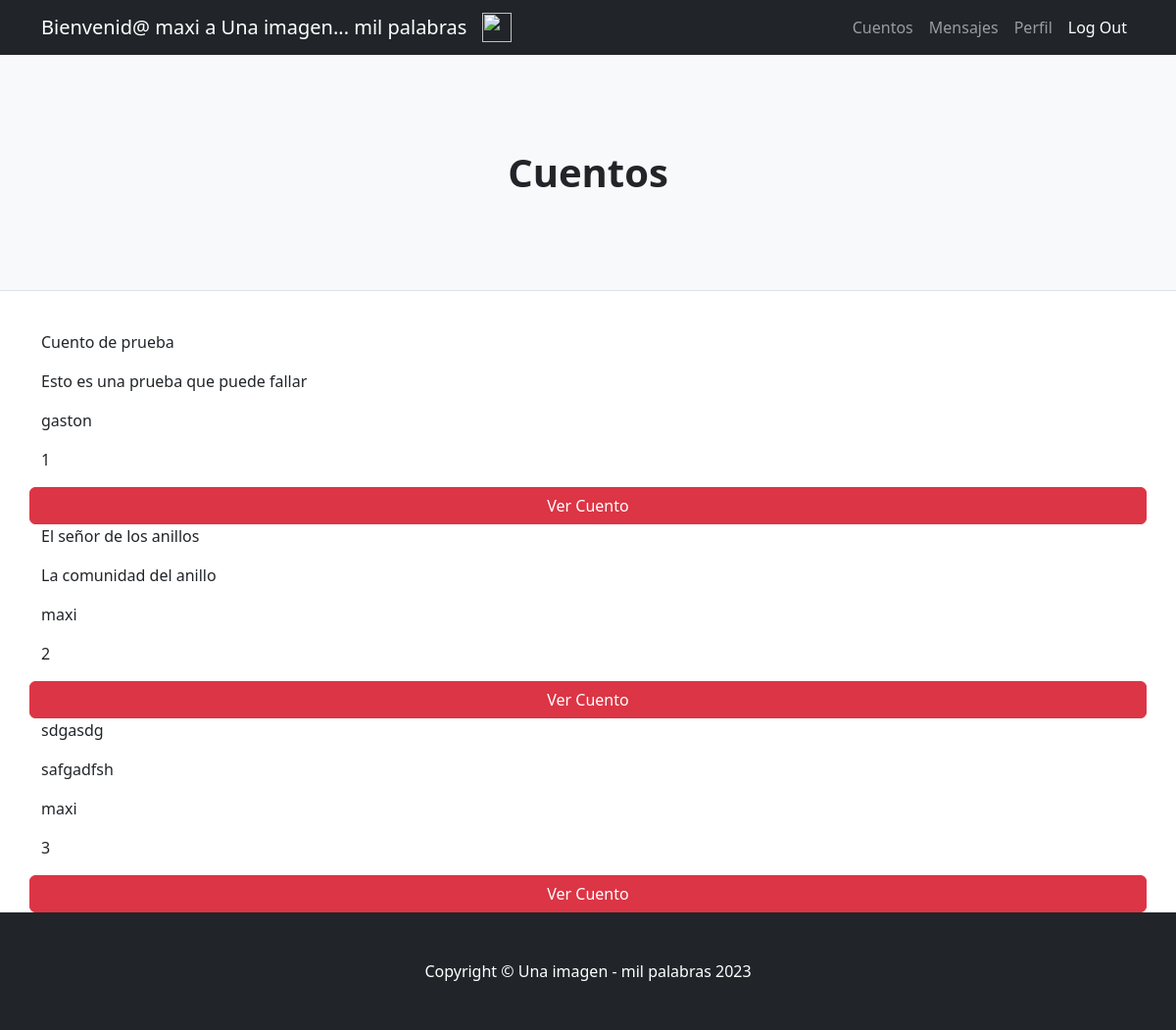
/AppCuentos/ (signed in), run on an earlier commit of the app's database.
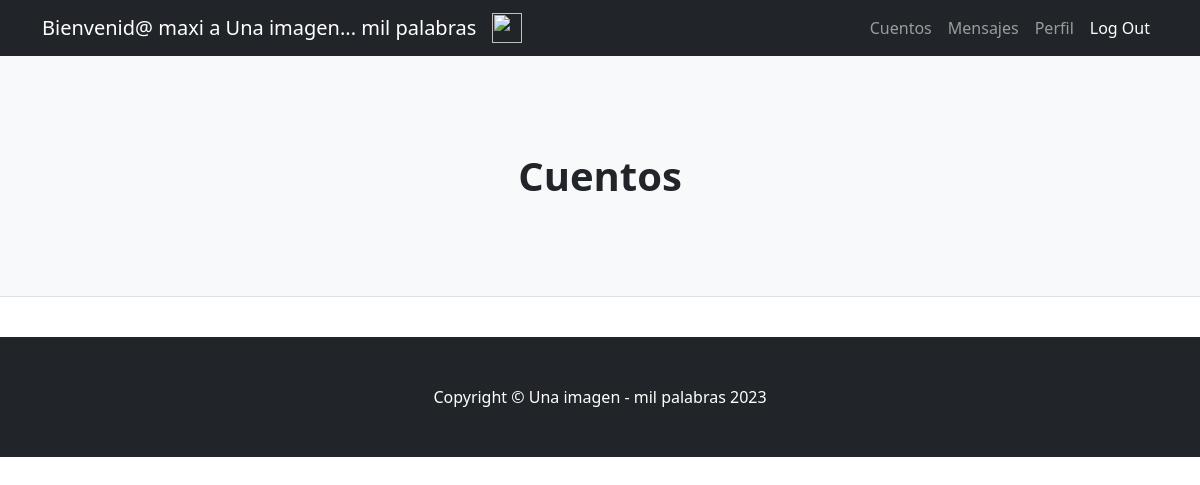
And on a later commit of the database.
### AppCuentos/models.py (models this page shows, shortened)
class Cuento(models.Model):
    fecha=models.DateField()
    categoria=models.CharField(max_length=20)
    titulo=models.CharField(max_length=50, unique=True)
    subtitulo=models.CharField(max_length=100)
    cuerpo=models.CharField(max_length=100000)
    autor=models.ForeignKey(User, on_delete=models.CASCADE)
    foto=models.ImageField(upload_to="fotos") #Hay que ponerlo en la carpeta media como el de avatars

### AppCuentos/views.py (the view)
# urls.py: path("", inicioCuentos, name="inicioCuentos"),
def inicioCuentos(request):
    cuentos=Cuento.objects.all()
    return render(request,"AppCuentos/inicioCuentos.html", {'cuentos':cuentos})

### AppCuentos/templates/AppCuentos/inicioCuentos.html (shortened to what this page needs)
{% extends "AppUsuarios/padre.html" %}
{% load static %}
{% block titulo %}
<h1 class="fw-bolder">Cuentos</h1>
{% endblock %}
{% block cuerpo %}
<body>
    {% for cuento in cuentos %}
    <p>{{ cuento.titulo }}</p>
    <p>{{ cuento.subtitulo }}</p>
    <p>{{ cuento.autor }}</p>
    <p>{{ cuento.id }}</p>
    <a class="btn btn-danger" href="{% url 'verCuento'  cuento.id  %}">Ver Cuento </a>
    {% endfor %}
</body>
{% endblock %}

What changed in the data, as far as the page shows it:
removed Cuento: titulo "Cuento de prueba", subtitulo "Esto es una prueba que puede fallar", autor "gaston", id "1"
removed Cuento: titulo "El señor de los anillos", subtitulo "La comunidad del anillo", autor "maxi", id "2"
removed Cuento: titulo "sdgasdg", subtitulo "safgadfsh", autor "maxi", id "3"
